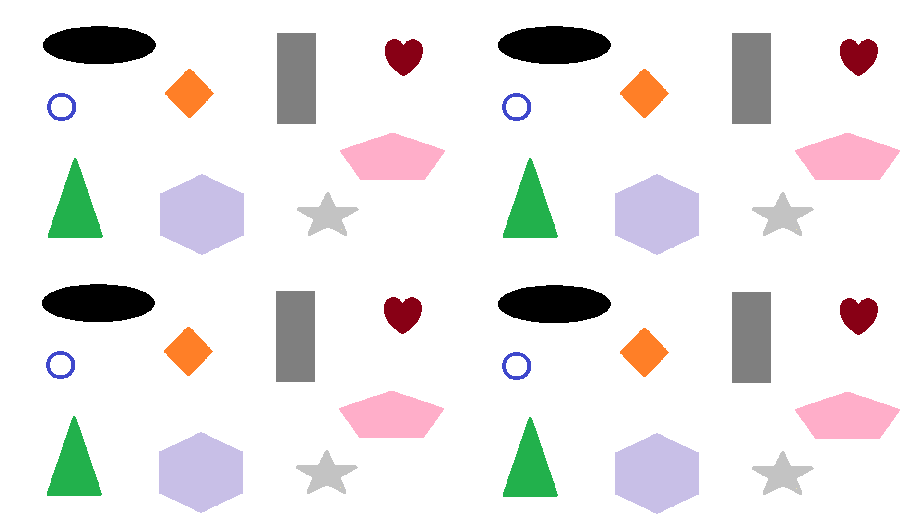
%> input picture SignalProcessing/ImageProcessing_SimpleTasks/ObrazZ4.png, 907 x 519 px
$ octave KohLab2Z4.m   (GNU Octave 9; MATLAB toolbox functions it lacks are replaced by stand-ins)
%> lines starting %> are read from the running program, lines starting %| are printed output that depends on the picture; in (x1, y1, x2, y2) boxes, pixels count from 0 and x2, y2 are one past the last pixel; in counts of white or black regions, pixels touching at a corner belong together; the program's own positions count from 1
clc;
clear all;
close all;

info = imfinfo('ObrazZ4.png');

A = imread('ObrazZ4.png');
%> A is the input picture: size 519x907x3 uint8; mean R, G, B 234.8, 232.3, 232.4
im_size = size(A);
%> im_size = [519 907 3]
B=rgb2gray(A);
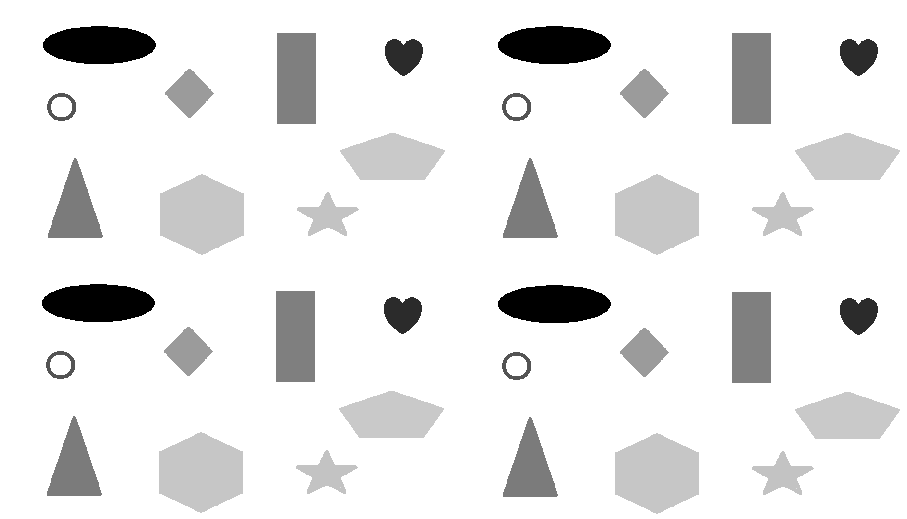
%> B: size 519x907 uint8; min 0, max 255, mean 233.1

figure(1)
imhist(B);
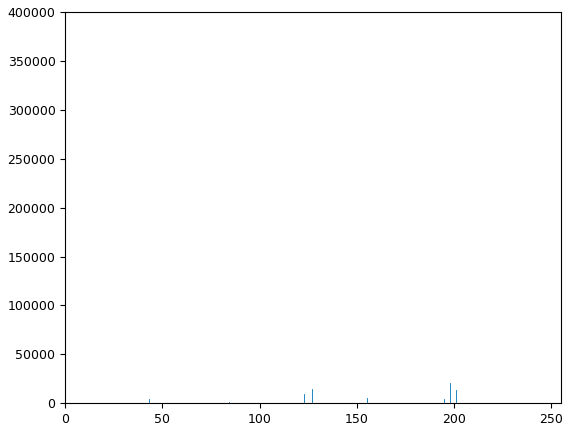
%> figure redrawn from the program's plot data; highest point at x = 255, y = 383829

T = 0.79;
C = im2bw(B,T);
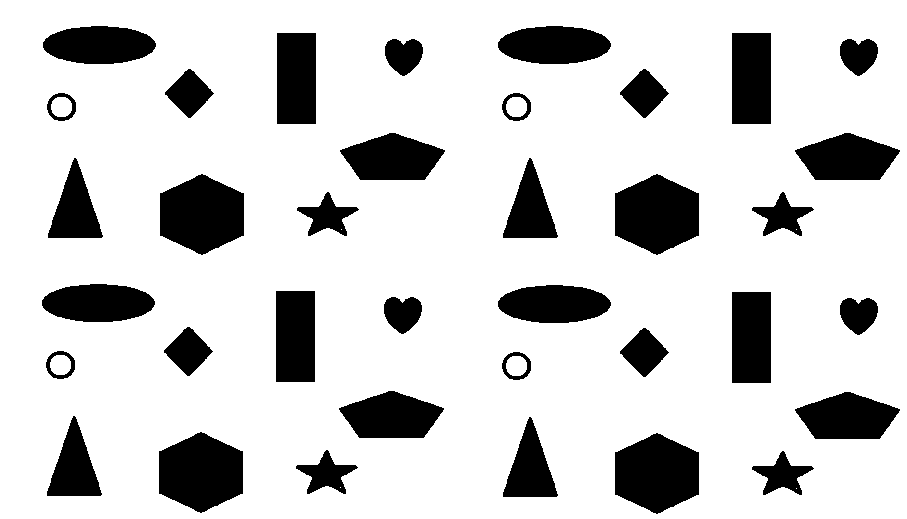
%> C: size 519x907 logical; 81.5% white; 36 black regions, largest, box (x1, y1, x2, y2) and area: (160, 174, 244, 255) 5137, (615, 174, 699, 255) 5137, (159, 432, 243, 513) 5137
D = not(C);
%> D: size 519x907 logical; 18.5% white; 36 white regions

figure(2)
imshow(D)

[L, num] = bwlabel(D,4);
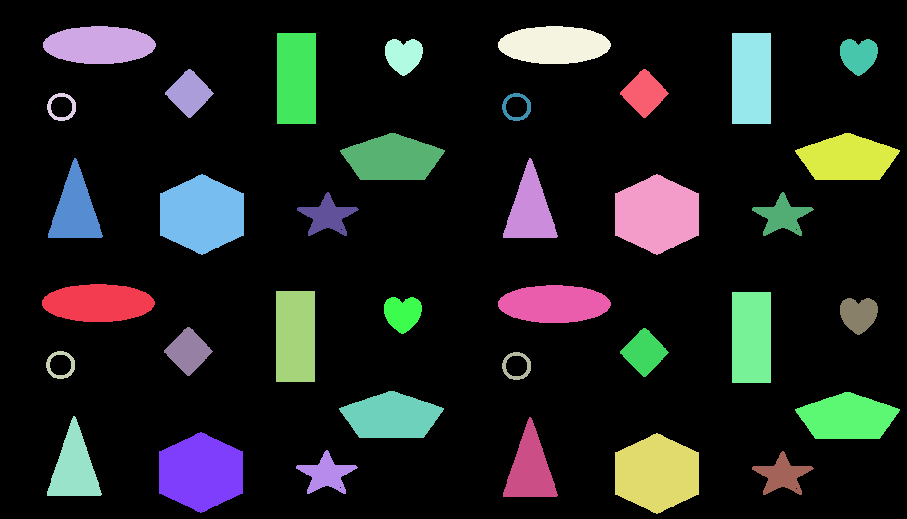
%> L: size 519x907 double; 37 distinct labels, from 0 to 36; one colour per label, 0 black
%> num = 36
feats = regionprops(L, 'all');
%> feats = 36 regions; largest, box (x1, y1, x2, y2), Area, Centroid, MajorAxisLength, MinorAxisLength and Eccentricity: (159, 432, 243, 513) 5137 [201.5 473] 88.85 74.23 0.549, (160, 174, 244, 255) 5137 [202.5 215] 88.85 74.23 0.549, (615, 174, 699, 255) 5137 [657.5 215] 88.85 74.23 0.549

for i=1:num
    centroids = cat(1, feats.Centroid);
    form_factor(i)=cat(1,(4*pi*feats(i).Area)/(feats(i).Perimeter*feats(i).Perimeter));
    roundness(i)=cat(1,(4*feats(i).Area)/(pi*feats(i).MajorAxisLength*feats(i).MajorAxisLength));
    aspect_ratio(i)=cat(1,feats(i).MajorAxisLength/feats(i).MinorAxisLength);
    solidity(i)=cat(1,feats(i).Area/feats(i).ConvexArea);
    compactness(i)=cat(1,(sqrt(4*(feats(i).Area/pi))/feats(i).MajorAxisLength));
    plot(centroids(:,1), centroids(:,2), 'b*')

end
%> this loop made 36 passes
%> pass 1, `plot(centroids(:,1), centroids(:,2), 'b*')`:
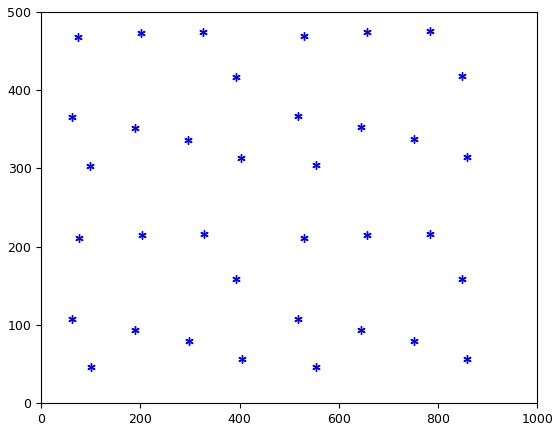
%> figure redrawn from the program's plot data
%> after the loop, aspect_ratio = 36 values, max 2.98 at index 2, min 1.03 at index 10, mean 1.65; compactness = 36 values, max 0.965 at index 10, min 0.533 at index 3, mean 0.744; form_factor = 36 values, max 0.926 at index 7, min 0.394 at index 13, mean 0.7; roundness = 36 values, max 0.931 at index 10, min 0.284 at index 3, mean 0.576; solidity = 36 values, max 1 at index 11, min 0.447 at index 3, mean 0.875

for k = 1:length(feats)
x=feats(k).Centroid(1,1);
y=feats(k).Centroid(1,2);
plot(x,y,'ro')
end
%> this loop made 36 passes
%> (x, y) on passes 1 to 12: (98.83, 303.7), (99.83, 45.65), (61.28, 365.7), (62.28, 107.7), (74.79, 468.6), (75.79, 210.6), (201.5, 473), (202.5, 215), (188.8, 351.9), (189.8, 93.92), (296, 337), (297, 79)
%> pass 1, `plot(x,y,'ro')`:
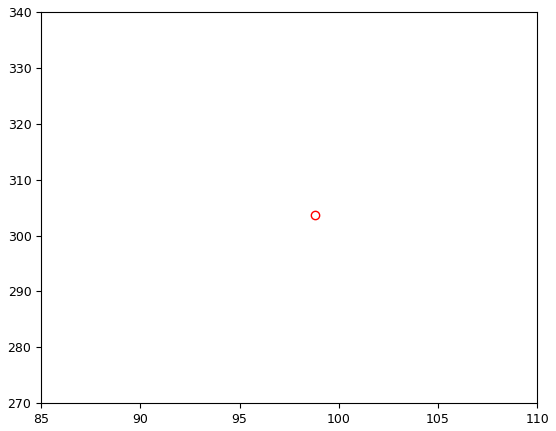
%> figure redrawn from the program's plot data
hold off

R = bwconncomp(D);
%> R = 36 connected components
L = labelmatrix(R);
%> L: size 519x907 uint8; 37 distinct labels, from 0 to 36

figure(3)
E=find([roundness] == 0.335878946562328);
%> E = []
%> (the run ends here)

$ run again, with SignalProcessing/ImageProcessing_SimpleTasks/ObrazZ3pop.png copied over SignalProcessing/ImageProcessing_SimpleTasks/ObrazZ4.png
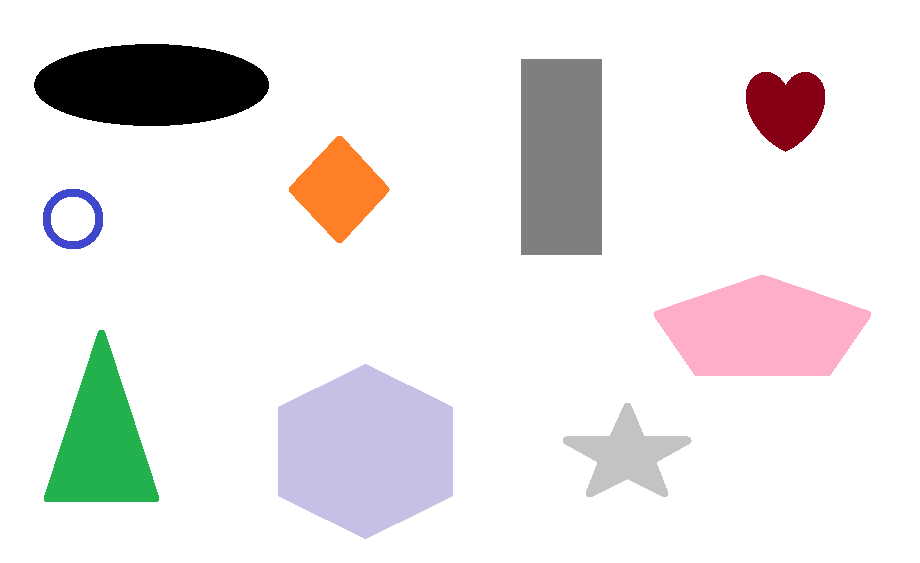
%> input picture SignalProcessing/ImageProcessing_SimpleTasks/ObrazZ3pop.png, 920 x 563 px
%> A is the input picture: size 563x920x3 uint8; mean R, G, B 234.4, 231.9, 231.9
%> C: size 563x920 logical; 81.2% white; 9 black regions, largest, box (x1, y1, x2, y2) and area: (278, 364, 453, 539) 23149, (521, 59, 602, 255) 15876, (654, 275, 871, 376) 15585
%> D: size 563x920 logical; 18.8% white; 9 white regions
%> `[L, num] = bwlabel(D,4);`:
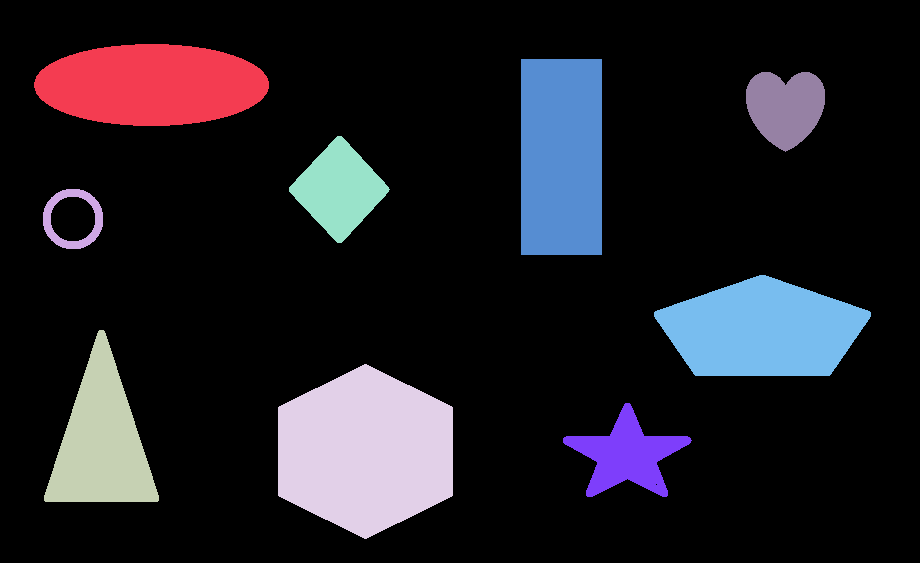
%> L: size 563x920 double; 10 distinct labels, from 0 to 9; one colour per label, 0 black
%> num = 9
%> feats = 9 regions; largest, box (x1, y1, x2, y2), Area, Centroid, MajorAxisLength, MinorAxisLength and Eccentricity: (278, 364, 453, 539) 23149 [366 452] 184.9 160.6 0.495, (521, 59, 602, 255) 15876 [562 157.5] 226.3 93.53 0.911, (654, 275, 871, 376) 15585 [763 330.8] 204.2 98.77 0.875
%> the loop `for i=1:num` made 9 passes
%> after the loop `for i=1:num`: aspect_ratio = [2.87 1 1.75 1.15 1.07 2.42 1.34 2.07 1.05]; compactness = [0.59 0.545 0.689 0.928 0.944 0.628 0.765 0.69 0.955]; form_factor = [0.691 0.473 0.594 0.943 0.842 0.688 0.386 0.745 0.866]; roundness = [0.349 0.297 0.475 0.862 0.891 0.395 0.586 0.476 0.912]; solidity = [0.988 0.451 0.986 0.993 0.986 1 0.61 0.991 0.957]
%> the loop `for k = 1:length(feats)` made 9 passes
%> (x, y) on passes 1 to 8: (152.1, 85.53), (73.56, 219.6), (102, 442.3), (366, 452), (339.7, 190), (562, 157.5), (627.5, 455.6), (763, 330.8)
%> pass 1, `plot(x,y,'ro')`:
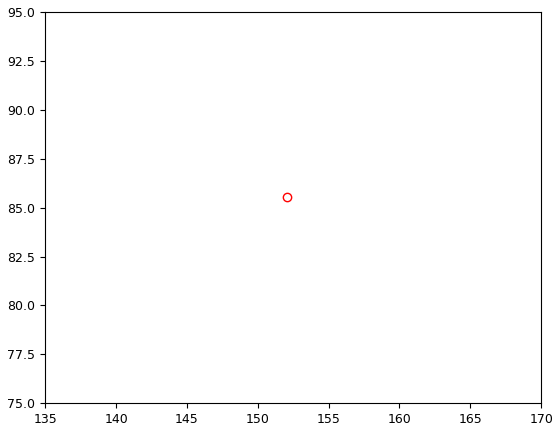
%> figure redrawn from the program's plot data
%> R = 9 connected components
%> E = []
